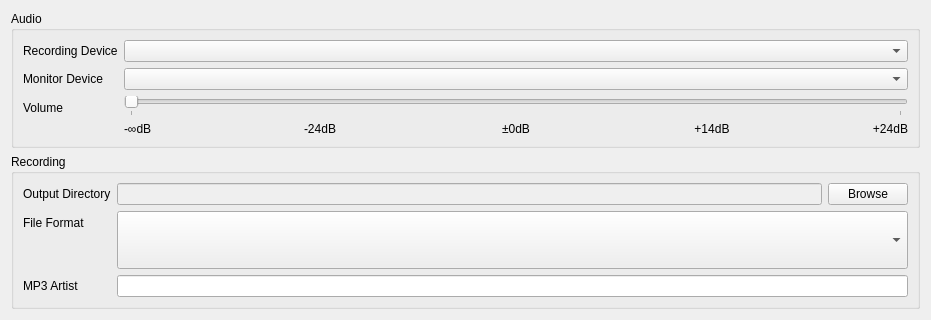
<?xml version="1.0" encoding="UTF-8"?>
<ui version="4.0">
 <class>Recording::RecordingConfiguratorPane</class>
 <widget class="QWidget" name="Recording::RecordingConfiguratorPane">
  <property name="geometry">
   <rect>
    <x>0</x>
    <y>0</y>
    <width>931</width>
    <height>320</height>
   </rect>
  </property>
  <layout class="QVBoxLayout" name="verticalLayout">
   <item>
    <widget class="QGroupBox" name="gbAudio">
     <property name="title">
      <string>Audio</string>
     </property>
     <layout class="QFormLayout" name="formLayout">
      <item row="0" column="0">
       <widget class="QLabel" name="label">
        <property name="text">
         <string>Recording Device</string>
        </property>
       </widget>
      </item>
      <item row="0" column="1">
       <widget class="QComboBox" name="cbRecordDev">
        <property name="sizePolicy">
         <sizepolicy hsizetype="Expanding" vsizetype="Fixed">
          <horstretch>0</horstretch>
          <verstretch>0</verstretch>
         </sizepolicy>
        </property>
       </widget>
      </item>
      <item row="1" column="0">
       <widget class="QLabel" name="label_3">
        <property name="text">
         <string>Monitor Device</string>
        </property>
       </widget>
      </item>
      <item row="1" column="1">
       <widget class="QComboBox" name="cbMonitorDev">
        <property name="sizePolicy">
         <sizepolicy hsizetype="Expanding" vsizetype="Fixed">
          <horstretch>0</horstretch>
          <verstretch>0</verstretch>
         </sizepolicy>
        </property>
       </widget>
      </item>
      <item row="2" column="0">
       <widget class="QLabel" name="label_2">
        <property name="text">
         <string>Volume</string>
        </property>
       </widget>
      </item>
      <item row="2" column="1">
       <layout class="QVBoxLayout" name="verticalLayout_2">
        <item>
         <widget class="QSlider" name="slVolume">
          <property name="maximum">
           <number>200000000</number>
          </property>
          <property name="orientation">
           <enum>Qt::Horizontal</enum>
          </property>
          <property name="tickPosition">
           <enum>QSlider::TicksBelow</enum>
          </property>
          <property name="tickInterval">
           <number>50000000</number>
          </property>
         </widget>
        </item>
        <item>
         <layout class="QHBoxLayout" name="horizontalLayout" stretch="1,2,2,2,1">
          <item>
           <widget class="QLabel" name="label_9">
            <property name="text">
             <string>-∞dB</string>
            </property>
           </widget>
          </item>
          <item>
           <widget class="QLabel" name="label_8">
            <property name="text">
             <string>-24dB</string>
            </property>
            <property name="alignment">
             <set>Qt::AlignCenter</set>
            </property>
           </widget>
          </item>
          <item>
           <widget class="QLabel" name="label_7">
            <property name="text">
             <string>±0dB</string>
            </property>
            <property name="alignment">
             <set>Qt::AlignCenter</set>
            </property>
           </widget>
          </item>
          <item>
           <widget class="QLabel" name="label_6">
            <property name="text">
             <string>+14dB</string>
            </property>
            <property name="alignment">
             <set>Qt::AlignCenter</set>
            </property>
           </widget>
          </item>
          <item>
           <widget class="QLabel" name="label_5">
            <property name="text">
             <string>+24dB</string>
            </property>
            <property name="alignment">
             <set>Qt::AlignRight|Qt::AlignTrailing|Qt::AlignVCenter</set>
            </property>
           </widget>
          </item>
         </layout>
        </item>
       </layout>
      </item>
     </layout>
    </widget>
   </item>
   <item>
    <widget class="QGroupBox" name="gbRecording">
     <property name="title">
      <string>Recording</string>
     </property>
     <layout class="QFormLayout" name="formLayout_2">
      <item row="0" column="0">
       <widget class="QLabel" name="label_4">
        <property name="text">
         <string>Output Directory</string>
        </property>
       </widget>
      </item>
      <item row="0" column="1">
       <layout class="QHBoxLayout" name="horizontalLayout_2">
        <item>
         <widget class="QLineEdit" name="eDirectory">
          <property name="enabled">
           <bool>false</bool>
          </property>
          <property name="readOnly">
           <bool>true</bool>
          </property>
         </widget>
        </item>
        <item>
         <widget class="QPushButton" name="bPicker">
          <property name="text">
           <string>Browse</string>
          </property>
         </widget>
        </item>
       </layout>
      </item>
      <item row="2" column="0">
       <widget class="QLabel" name="label_10">
        <property name="text">
         <string>MP3 Artist</string>
        </property>
       </widget>
      </item>
      <item row="2" column="1">
       <widget class="QLineEdit" name="eMp3Artist"/>
      </item>
      <item row="1" column="0">
       <widget class="QLabel" name="label_11">
        <property name="text">
         <string>File Format</string>
        </property>
       </widget>
      </item>
      <item row="1" column="1">
       <widget class="QComboBox" name="cbFileFormat">
        <property name="sizePolicy">
         <sizepolicy hsizetype="MinimumExpanding" vsizetype="MinimumExpanding">
          <horstretch>0</horstretch>
          <verstretch>0</verstretch>
         </sizepolicy>
        </property>
       </widget>
      </item>
     </layout>
    </widget>
   </item>
  </layout>
 </widget>
 <resources/>
 <connections/>
</ui>
